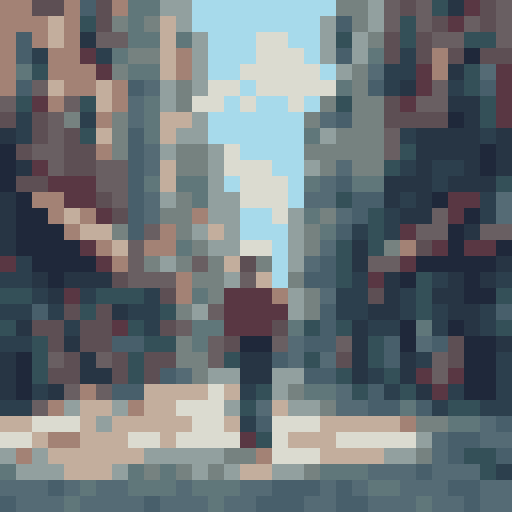
#> input picture screen.png, 1024 x 1024 px (shown at 1/2 size)
$ python artgrid.py screen.png
#> lines starting #> are read from the running program, lines starting #| are printed output that depends on the picture
#!/usr/bin/env python3

import argparse
import os
from PIL import Image

class ArtGrid:
    def __init__(self, pixel_size=32, palette_size=16):
        self.pixel_size = pixel_size
        self.palette_size = palette_size

    def reduce_colors(self, image):
        """Reduce the number of colors in the image."""
        # Convert to RGB if image is in RGBA
        if image.mode == 'RGBA':
            background = Image.new('RGB', image.size, (255, 255, 255))
            background.paste(image, mask=image.split()[3])
            image = background

        # Convert to P mode with limited palette
        return image.convert('P', palette=Image.Palette.ADAPTIVE, colors=self.palette_size)

    def pixelize(self, input_path, output_path):
        """Convert image to pixel art."""
#> called with input_path = 'screen.png', output_path = 'screen_pixel.png'
        try:
            # Open and verify the image
            with Image.open(input_path) as img:
                # Calculate new dimensions
#> img is the input picture: PIL image 1024x1024 P; mean R, G, B 106.9, 114.8, 119.4
                width = img.size[0]
#> width = 1024
                height = img.size[1]
#> height = 1024

                # Calculate new dimensions based on pixel size
                new_width = width // self.pixel_size
#> new_width = 32
                new_height = height // self.pixel_size
#> new_height = 32

                # Resize down and back up to create pixel effect
                small = img.resize((new_width, new_height), Image.Resampling.LANCZOS)
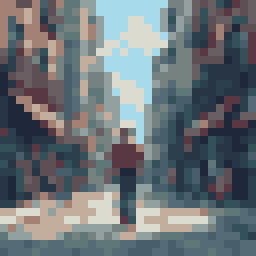
#> small: PIL image 32x32 P (shown 8 times larger); mean R, G, B 106.9, 114.8, 119.4
                result = small.resize((width, height), Image.Resampling.NEAREST)

                # Reduce colors
                result = self.reduce_colors(result)

                # Save the result
                result.save(output_path)
                print(f"Successfully converted {input_path} to pixel art!")
                return True

        except Exception as e:
            print(f"Error processing image: {str(e)}")
            return False

def main():
    # Set up argument parser
    parser = argparse.ArgumentParser(description='Convert images to pixel art')
    parser.add_argument('input', help='Input image path')
    parser.add_argument('-o', '--output', help='Output image path')
    parser.add_argument('-p', '--pixel-size', type=int, default=32,
                        help='Pixel size (default: 32)')
    parser.add_argument('-c', '--colors', type=int, default=16,
                        help='Number of colors in palette (default: 16)')

    args = parser.parse_args()

    # Generate output path if not specified
    if not args.output:
        filename, ext = os.path.splitext(args.input)
        args.output = f"{filename}_pixel{ext}"

    # Create converter and process image
    converter = ArtGrid(args.pixel_size, args.colors)
    success = converter.pixelize(args.input, args.output)

    if not success:
        parser.print_help()
        exit(1)

if __name__ == "__main__":
    main()
